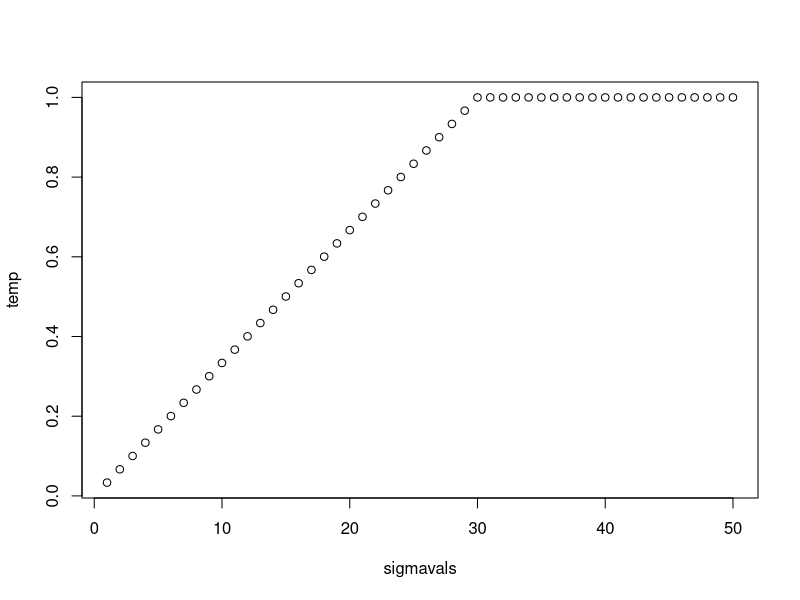

The R script that drew this image:
library(tidyverse) 

# Some quick visualizations: 

a <- 30 
mu_s <- 0.0001 
mu_f <- 1.5 
sigma <- 2
rho <- .001

pfunc <- function(a, mu, sigma, rho){

	num <- 1/(a*mu)*(1 - exp(-a*mu))*(1 - exp(-rho*a))
	den <- num + exp(-rho*a)
	p <- num/den
	if(sigma < a){
		adj <- (1 - exp(-mu*sigma)) / (1 - exp(-mu*a))
	} else {
		adj <- 1
	}

	return(p*adj)

}

pfunc(a=a, mu=mu_f, sigma=30, rho=rho)


sigmavals <- 1:50
temp <- unlist(lapply(sigmavals, function(x){pfunc(a=a, mu=mu_s, sigma=x, rho=100)}))

plot(sigmavals, temp)










# First question: how many people do we need to sample to get N participants? 











# Randomly pull 2N people from a population with uniform age distribution: 
N <- 100 
ages <- 80*runif(2*N)
